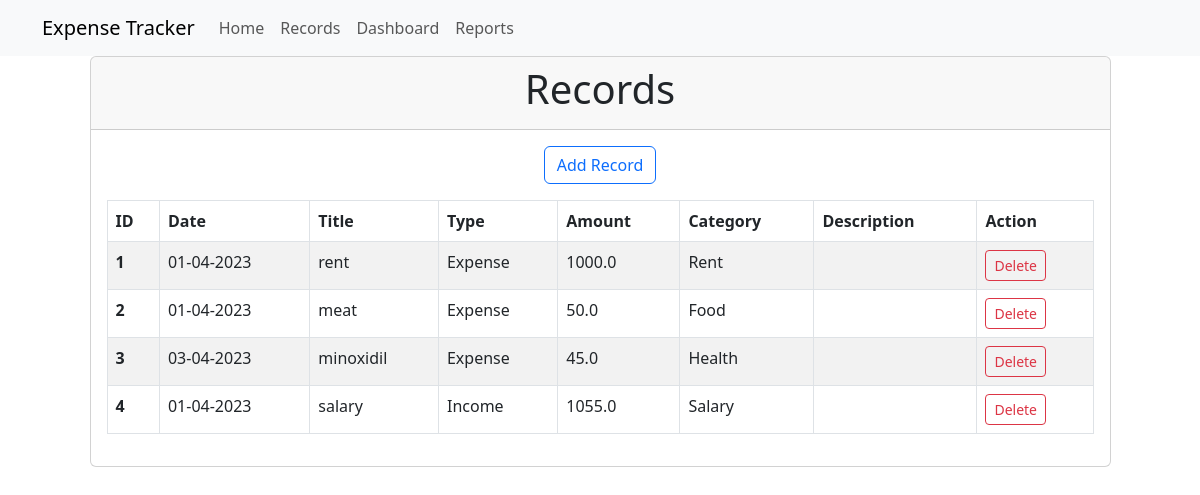
Page /records on the committed database.
### app/models.py (models this page shows, shortened)
class IncomeExpense(db.Model):
    id = db.Column(db.Integer, primary_key=True)
    date = db.Column(db.Date, nullable=False, unique=False, default=datetime.today().strftime('%d-%m-%y'))
    title = db.Column(db.String(100), nullable=True)
    description = db.Column(db.String(100), nullable=True)
    amount = db.Column(db.Float, nullable=False)
    category = db.Column(db.String(20), nullable=False)
    type = db.Column(db.String(10), nullable=False)

### app/routes.py (the view)
@app.route('/records')
def records():
    expenses = IncomeExpense.query.all()
    return render_template('records.html', title='Records', expenses=expenses)

### app/templates/records.html
{% extends 'layout.html' %}
{% block content %}
  <div class="container">
    <div class="row justify-content-center">
      <div class="col-md-11">
        <div class="card">
          <div class="card-header text-center">
            <h1>{{ title }}</h1>
          </div>
          <div class="card-body">
            <div class="mb-3 text-center">
              <a href="{{ url_for('add_records') }}" class="btn btn-outline-primary">Add Record</a>
            </div>
            <table class="table table-striped table-bordered">
              <thead class="thead-dark">
                <tr>
                  <th scope="col">ID</th>
                  <th scope="col">Date</th>
                  <th scope="col">Title</th>
                  <th scope="col">Type</th>
                  <th scope="col">Amount</th>
                  <th scope="col">Category</th>
                  <th scope="col">Description</th>
                  <th scope="col">Action</th>
                </tr>
              </thead>
              <tbody>
                {% for expense in expenses %}
                  <tr>
                    <th scope="row">{{ expense.id }}</th>
                    <td>{{ expense.date.strftime('%d-%m-%Y') }}</td>
                    <td>{{ expense.title }}</td>
                    <td>{{ expense.type }}</td>
                    <td>{{ expense.amount }}</td>
                    <td>{{ expense.category }}</td>
                    <td>{{ expense.description }}</td>
                    <td><a href="{{url_for('delete', id = expense.id)}}" class="btn btn-outline-danger btn-sm">Delete</a></td>
                  </tr>
                {% endfor %}
              </tbody>
            </table>
          </div>
        </div>
      </div>
    </div>
  </div>
{% endblock %}

### app/templates/layout.html (shortened to what this page needs)
<!DOCTYPE html>
<html lang="en">
<head>
    <link href="https://cdn.jsdelivr.net/npm/bootstrap@5.3.0-alpha3/dist/css/bootstrap.min.css" rel="stylesheet">
</head>
<body>
    <nav class="navbar navbar-expand-lg navbar-light bg-light">
        <div class="container">
            <a class="navbar-brand" href="#">Expense Tracker</a>
            <div class="collapse navbar-collapse" id="navbarNav">
                <ul class="navbar-nav">
                    <li class="nav-item">
                        <a class="nav-link" href="{{ url_for ('index') }}">Home</a>
                    </li>
                    <li class="nav-item">
                        <a class="nav-link" href="{{ url_for ('records') }}">Records</a>
                    </li>
                    <li class="nav-item">
                        <a class="nav-link" href="{{url_for('dashboard')}}">Dashboard</a>
                    <li class="nav-item">
                        <a class="nav-link" href="#">Reports</a>
                    </li>
                </ul>
            </div>
        </div>
    </nav>
    {% block content %}
    {% endblock %}
</body>
</html>

### rows in the picture
IncomeExpense: id "1", date "01-04-2023", title "rent", type "Expense", amount "1000.0", category "Rent"
IncomeExpense: id "2", date "01-04-2023", title "meat", type "Expense", amount "50.0", category "Food"
IncomeExpense: id "3", date "03-04-2023", title "minoxidil", type "Expense", amount "45.0", category "Health"
IncomeExpense: id "4", date "01-04-2023", title "salary", type "Income", amount "1055.0", category "Salary"

### other values in the picture
{{ title }} "Records"
